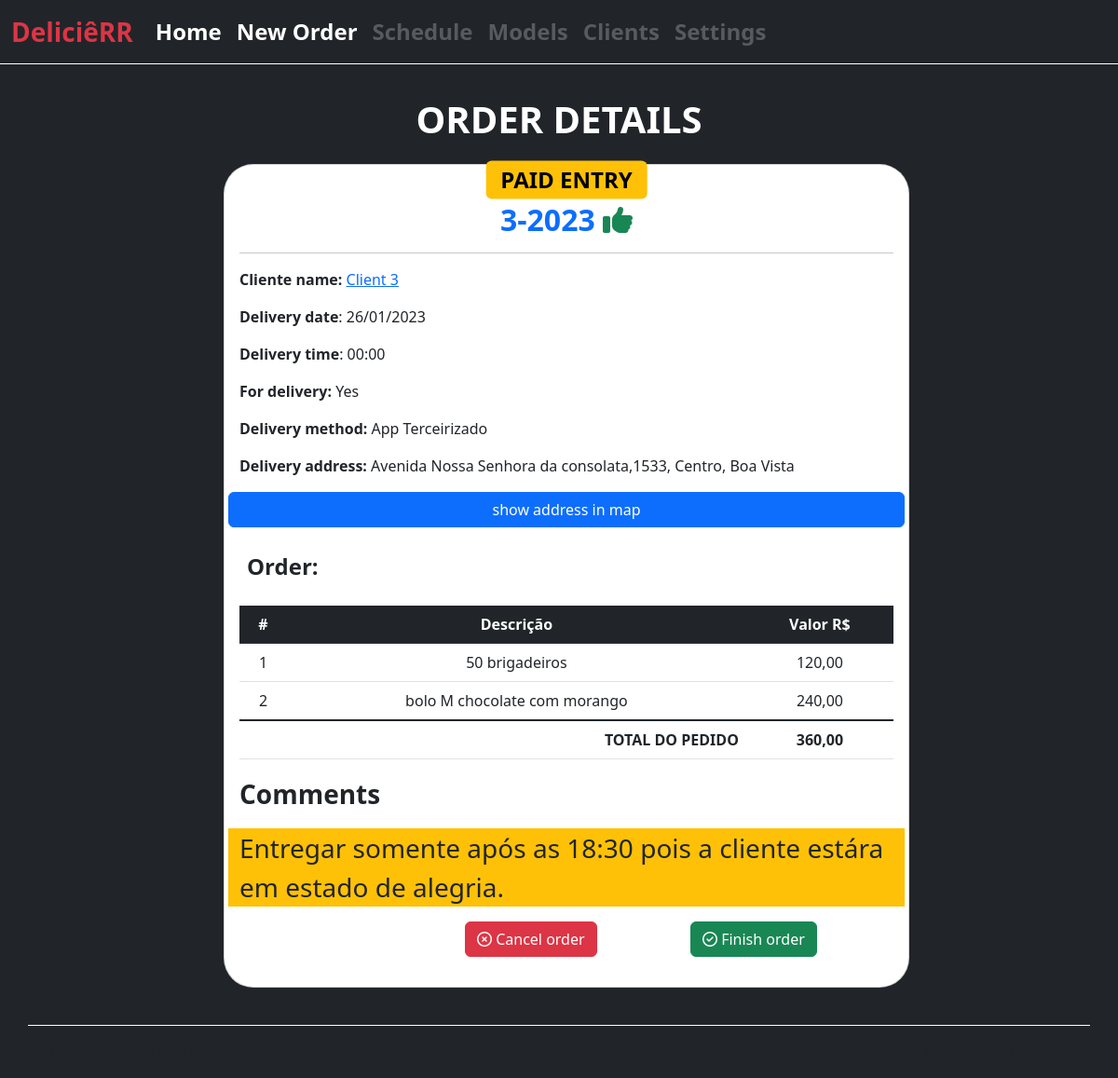
/orders/3/, run on an earlier commit of the app's database.
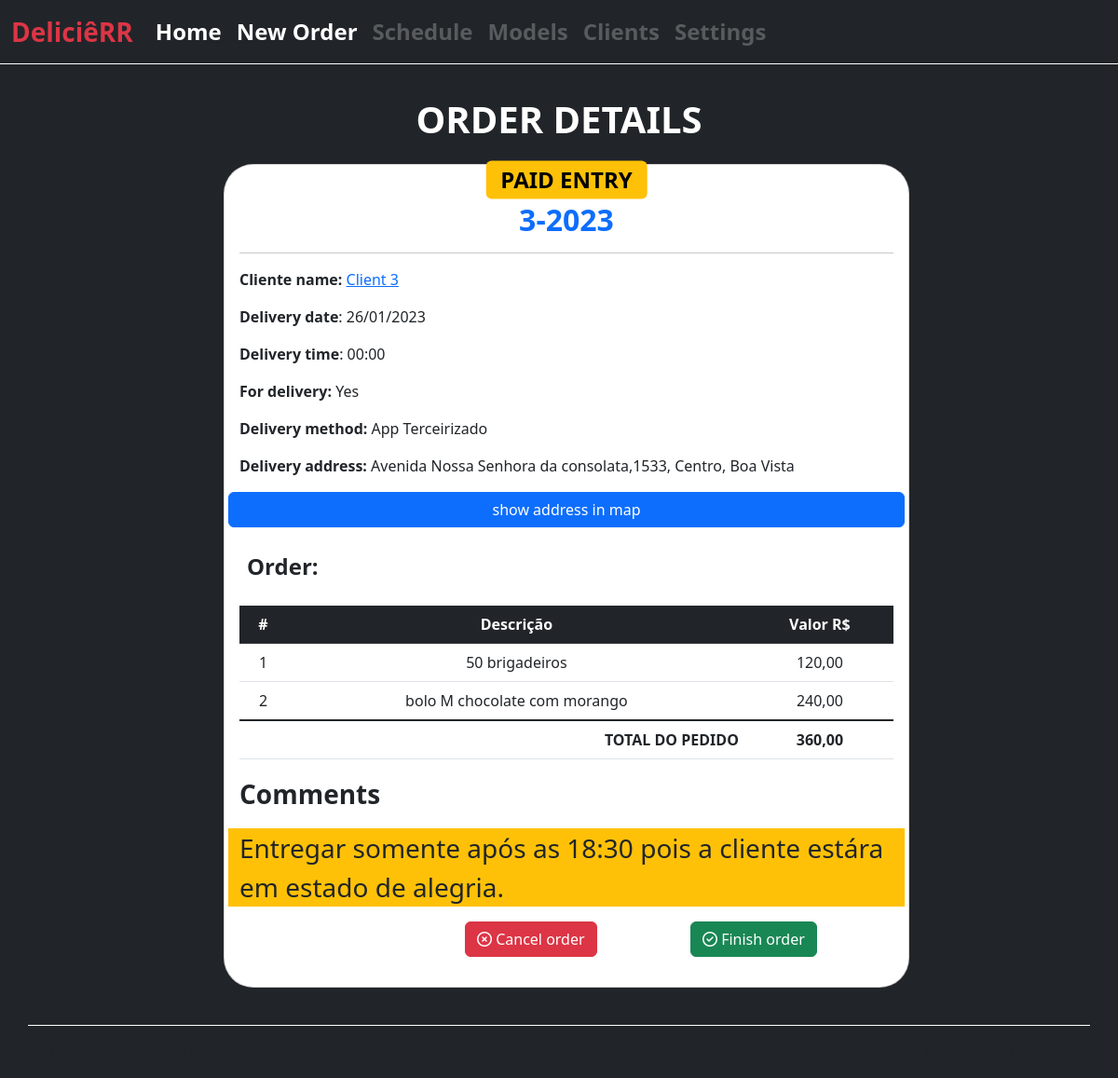
And on a later commit of the database.
### orders/views.py (the view)
# urls.py: path('orders/<int:pk>/', views.OrderDetailView.as_view(),
class OrderDetailView(DetailView):
    model = Order
    context_object_name = 'order'
    template_name = 'orders/pages/order_detail.html'
    def get_queryset(self, *args, **kwargs):
        qs = super().get_queryset(*args, **kwargs)
        qs = qs.exclude(
            status_order='CL',
        )
        return qs

### orders/models.py (called while the page is built)
    def __str__(self):
        return str(f'{self.pk}-{self.delivery_date.year}')

### orders/templates/orders/pages/order_detail.html (shortened to what the changed rows need)
{% extends "global/base.html" %}
{% load static %}
{% block title_section %}
    ORDER DETAILS
{% endblock title_section %}
{% block content %}
<div class="container">
    <div class="row justify-content-center">
        <div class="col col-8 ">
            <div class="card h-100 w-100  text-white bg-white rounded-5 m-2 ">
                <div class="card-body text-dark">
                    <h2 class="text-center card-title mt-4">
                        <a href="#" class="text-decoration-none fw-bold ">
                            {{ order }}
                        </a>
                        {% if order.status_order == 'CF' %}
                            <i class="fa-solid fa-thumbs-up text-success "></i>
                        {% endif %}
                    </h2>
                        <div class="">
                            <div class="text-center">
                                <table class="table">
                                    <thead>
                                        <tr class="table-dark">
                                            <th scope="col">#</th>
                                            <th scope="col">Descrição</th>
                                            <th scope="col">Valor R$</th>
                                        </tr>
                                    </thead>
                                </table>
                            </div>
                        </div>
                </div>
            </div>
        {% endblock content %}

What changed in the data, as far as the page shows it:
changed Order "PAID ENTRY": status_order "CF" → "CR" (drawn)
